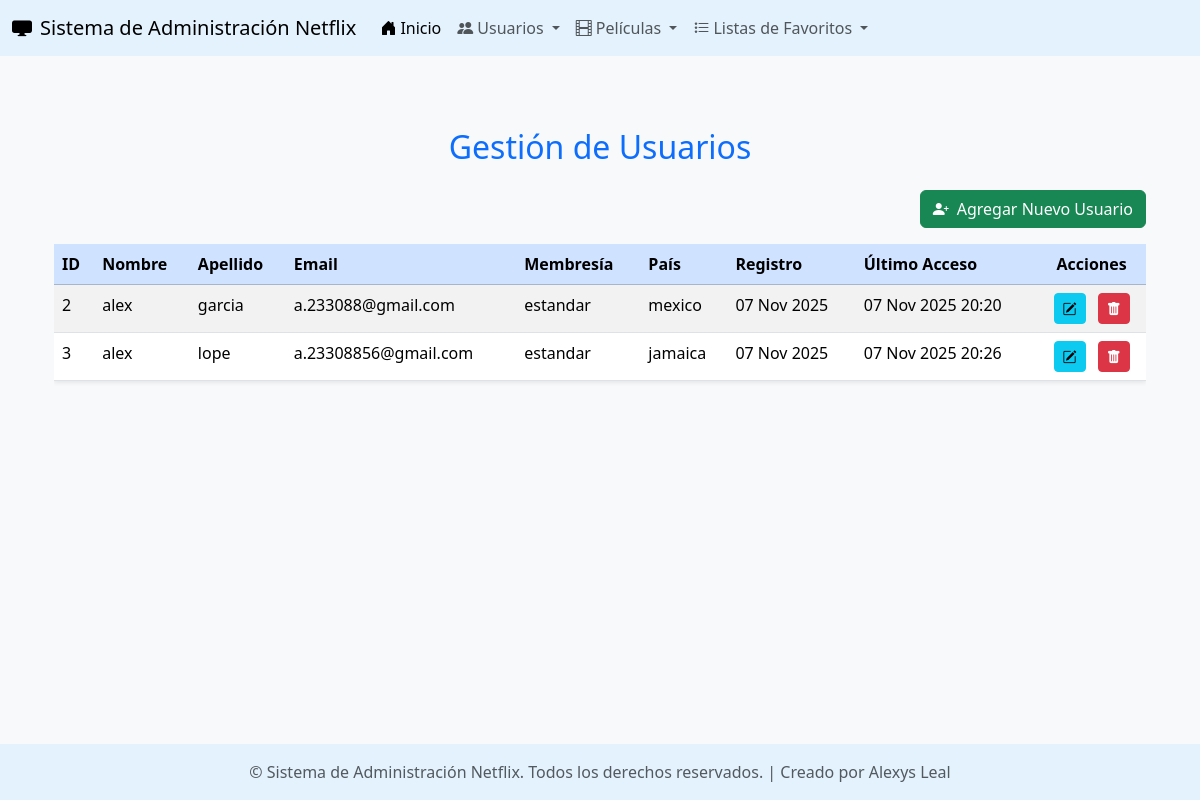
Screenshot of /usuarios/ with the database file from the repository.
### app_Netflix/models.py (models this page shows, shortened)
class Usuario(models.Model):
    id_usuario = models.AutoField(primary_key=True)
    nombre = models.CharField(max_length=255)
    apellido = models.CharField(max_length=255)
    email = models.CharField(max_length=255, unique=True)
    fecha_registro = models.DateField(auto_now_add=True)
    tipo_membresia = models.CharField(max_length=100)
    ultimo_acceso = models.DateTimeField(auto_now=True)
    pais = models.CharField(max_length=100)

### app_Netflix/views.py (the view)
# urls.py: path('usuarios/', views.ver_usuarios, name='ver_usuarios'),
def ver_usuarios(request):
    usuarios = Usuario.objects.all()
    return render(request, 'usuario/ver_usuarios.html', {'usuarios': usuarios})

### app_Netflix/templates/usuario/ver_usuarios.html
{% extends 'base.html' %}
{% block content %}
<div class="container my-5">
    <h2 class="mb-4 text-center text-primary">Gestión de Usuarios</h2>
    <div class="text-end mb-3">
        <a href="{% url 'agregar_usuario' %}" class="btn btn-success">
            <i class="bi bi-person-plus-fill me-2"></i>Agregar Nuevo Usuario
        </a>
    </div>
    {% if usuarios %}
    <div class="table-responsive">
        <table class="table table-hover table-striped shadow-sm">
            <thead class="table-primary">
                <tr>
                    <th scope="col">ID</th>
                    <th scope="col">Nombre</th>
                    <th scope="col">Apellido</th>
                    <th scope="col">Email</th>
                    <th scope="col">Membresía</th>
                    <th scope="col">País</th>
                    <th scope="col">Registro</th>
                    <th scope="col">Último Acceso</th>
                    <th scope="col" class="text-center">Acciones</th>
                </tr>
            </thead>
            <tbody>
                {% for usuario in usuarios %}
                <tr>
                    <td>{{ usuario.id_usuario }}</td>
                    <td>{{ usuario.nombre }}</td>
                    <td>{{ usuario.apellido }}</td>
                    <td>{{ usuario.email }}</td>
                    <td>{{ usuario.tipo_membresia }}</td>
                    <td>{{ usuario.pais }}</td>
                    <td>{{ usuario.fecha_registro|date:"d M Y" }}</td>
                    <td>{{ usuario.ultimo_acceso|date:"d M Y H:i" }}</td>
                    <td class="text-center">
                        <a href="{% url 'actualizar_usuario' usuario.id_usuario %}" class="btn btn-info btn-sm me-2" title="Editar">
                            <i class="bi bi-pencil-square"></i>
                        </a>
                        <a href="{% url 'borrar_usuario' usuario.id_usuario %}" class="btn btn-danger btn-sm" title="Eliminar">
                            <i class="bi bi-trash-fill"></i>
                        </a>
                    </td>
                </tr>
                {% endfor %}
            </tbody>
        </table>
    </div>
    {% else %}
    <div class="alert alert-info text-center mt-5" role="alert">
        No hay usuarios registrados. ¡Anímate a agregar el primero!
    </div>
    {% endif %}
</div>
{% endblock %}

### app_Netflix/templates/base.html (shortened to what this page needs)
<!DOCTYPE html>
<html lang="es">
<head>
    <link href="https://cdn.jsdelivr.net/npm/bootstrap@5.3.3/dist/css/bootstrap.min.css" rel="stylesheet">
    <link rel="stylesheet" href="https://cdn.jsdelivr.net/npm/bootstrap-icons@1.11.3/font/bootstrap-icons.min.css">
</head>
<body>
    {% include 'navbar.html' %}
    <div class="container mt-4 content">
        {% block content %}
        {% endblock %}
    </div>
    {% include 'footer.html' %}
</body>
</html>

### app_Netflix/templates/navbar.html (shortened to what this page needs)
<nav class="navbar navbar-expand-lg navbar-light">
    <div class="container-fluid">
        <a class="navbar-brand" href="{% url 'inicio_netflix' %}">
            <i class="bi bi-display-fill me-2"></i>Sistema de Administración Netflix
        </a>
        <div class="collapse navbar-collapse" id="navbarNavDropdown">
            <ul class="navbar-nav me-auto mb-2 mb-lg-0">
                <li class="nav-item">
                    <a class="nav-link active" aria-current="page" href="{% url 'inicio_netflix' %}">
                        <i class="bi bi-house-door-fill me-1"></i>Inicio
                    </a>
                </li>
                <li class="nav-item dropdown">
                    <a class="nav-link dropdown-toggle" href="#" id="navbarUsuariosDropdown" role="button" data-bs-toggle="dropdown" aria-expanded="false">
                        <i class="bi bi-people-fill me-1"></i>Usuarios
                    </a>
                </li>
                <li class="nav-item dropdown">
                    <a class="nav-link dropdown-toggle" href="#" id="navbarPeliculasDropdown" role="button" data-bs-toggle="dropdown" aria-expanded="false">
                        <i class="bi bi-film me-1"></i>Películas
                    </a>
                </li>
                <li class="nav-item dropdown">
                    <a class="nav-link dropdown-toggle" href="#" id="navbarListasDropdown" role="button" data-bs-toggle="dropdown" aria-expanded="false">
                        <i class="bi bi-list-stars me-1"></i>Listas de Favoritos
                    </a>
                </li>
            </ul>
        </div>
    </div>
</nav>

### app_Netflix/templates/footer.html
<footer class="footer mt-auto py-3">
    <div class="container text-center">
        <span class="text-muted">&copy; {{ "now"|date:"Y" }} Sistema de Administración Netflix. Todos los derechos reservados. | Creado por Alexys Leal</span>
    </div>
</footer>

### app_Netflix/templates/base.html (style rules this page uses)
body { background-color: #f8f9fa; color: #343a40; display: flex; flex-direction: column; min-height: 100vh; }
.navbar { background-color: #e3f2fd; }
.footer { background-color: #e3f2fd; color: #495057; padding: 15px 0; text-align: center; margin-top: auto; position: sticky; bottom: 0; width: 100%; }
.content { flex: 1; padding-bottom: 70px; }

### rows the page displays
Usuario: id_usuario "2", nombre "alex", apellido "garcia", email "a.233088@gmail.com", tipo_membresia "estandar", pais "mexico", fecha_registro "07 Nov 2025", ultimo_acceso "07 Nov 2025 20:20"
Usuario: id_usuario "3", nombre "alex", apellido "lope", email "a.23308856@gmail.com", tipo_membresia "estandar", pais "jamaica", fecha_registro "07 Nov 2025", ultimo_acceso "07 Nov 2025 20:26"
